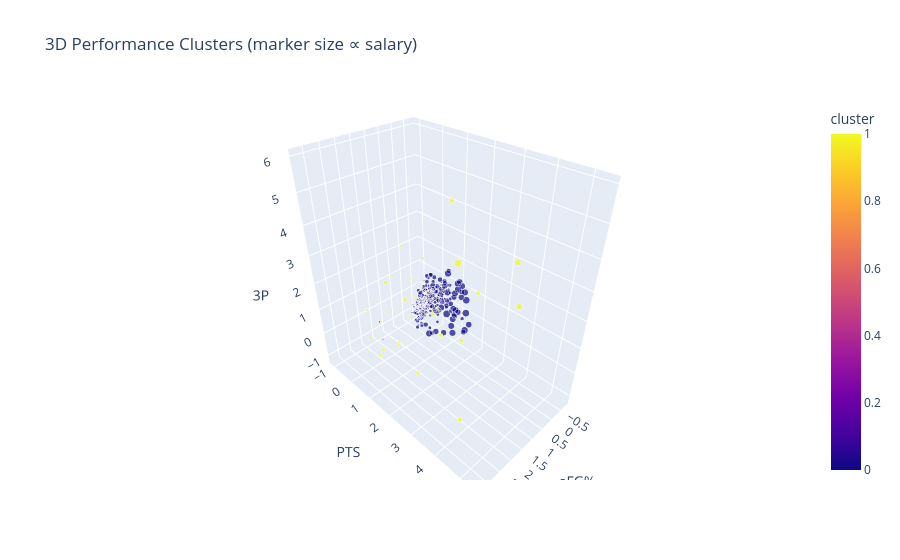

Notebook source saved alongside this figure:
### Code cell
# 5. 3D scatter with marker size ∝ Salary
fig = px.scatter_3d(
    performance,
    x="eFG%",
    y="PTS",
    z="3P",
    color="cluster",
    size="Salary",
    size_max=12,
    hover_data=["Player","Salary"],
    title="3D Performance Clusters (marker size ∝ salary)",
)
fig.show(renderer="vscode")

### Figure 1 — Plotly figure (JSON) as saved in the notebook; plotly's stock layout.template omitted (floating-point values rounded to 4 significant figures; data arrays with more than 128 entries replaced by an {"elided": "..."} marker saying what was removed)
{"data": [{"customdata": {"elided": "341x2 mixed values"}, "hovertemplate": "eFG%=%{x}<br>PTS=%{y}<br>3P=%{z}<br>Salary=%{customdata[1]}<br>Player=%{customdata[0]}<br>cluster=%{marker.color}<extra></extra>", "legendgroup": "", "marker": {"color": {"elided": "341 int values"}, "coloraxis": "coloraxis", "size": {"elided": "341 float values"}, "sizemode": "area", "sizeref": 333800.0, "symbol": "circle"}, "mode": "markers", "name": "", "scene": "scene", "showlegend": false, "type": "scatter3d", "x": {"elided": "341 float values"}, "y": {"elided": "341 float values"}, "z": {"elided": "341 float values"}}], "layout": {"coloraxis": {"colorbar": {"title": {"text": "cluster"}}, "colorscale": [[0, "#0d0887"], [0.1111, "#46039f"], [0.2222, "#7201a8"], [0.3333, "#9c179e"], [0.4444, "#bd3786"], [0.5556, "#d8576b"], [0.6667, "#ed7953"], [0.7778, "#fb9f3a"], [0.8889, "#fdca26"], [1, "#f0f921"]]}, "legend": {"itemsizing": "constant", "tracegroupgap": 0}, "scene": {"domain": {"x": [0, 1], "y": [0, 1]}, "xaxis": {"title": {"text": "eFG%"}}, "yaxis": {"title": {"text": "PTS"}}, "zaxis": {"title": {"text": "3P"}}}, "title": {"text": "3D Performance Clusters (marker size ∝ salary)"}}}
